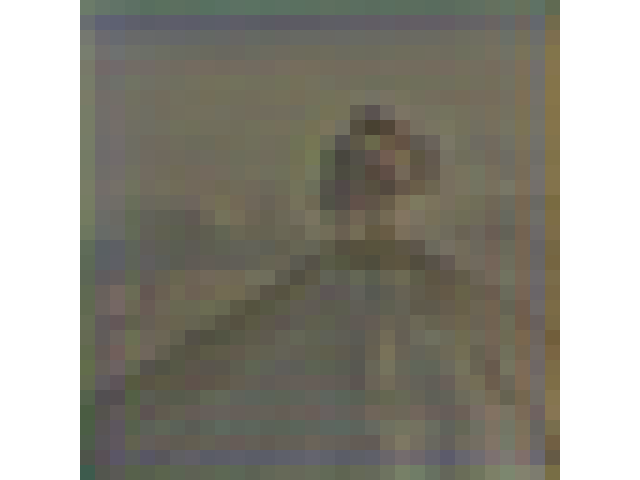
#> input picture Output/cifar100/gau_e/0_atk.png, 640 x 480 px; its folder holds only this picture in this run
$ python images.py
#> lines starting #> are read from the running program, lines starting #| are printed output that depends on the picture
#> further down, img is the input picture: PIL image 640x480 RGBA; mean R, G, B, A 142.6, 140.5, 130.3, 255
from PIL import Image

# Function to crop the center of an image to 32x32
def crop_center(image):
    width, height = image.size
#> width = 640; height = 480
    left = (width - 370) // 2
#> left = 135
    top = (height - 370) // 2
#> top = 55
    right = (width + 370) // 2
#> right = 505
    bottom = (height + 370) // 2
#> bottom = 425
    return image.crop((left, top, right, bottom))
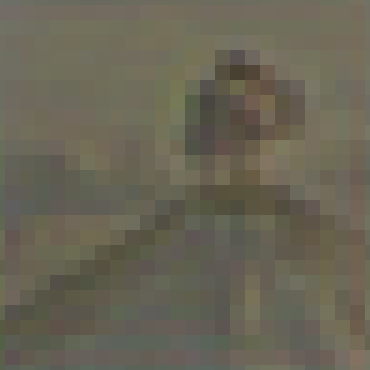
#> returned value: PIL image 370x370 RGBA; mean R, G, B, A 104.8, 100.7, 85.4, 255

# Create a list to store the cropped image objects
cropped_images = []

# Loop through the image files and crop the center
for i in range(10):
    filename = f"{i}_atk.png"
#> (the run stopped early here; a loop or call above may not have finished)
